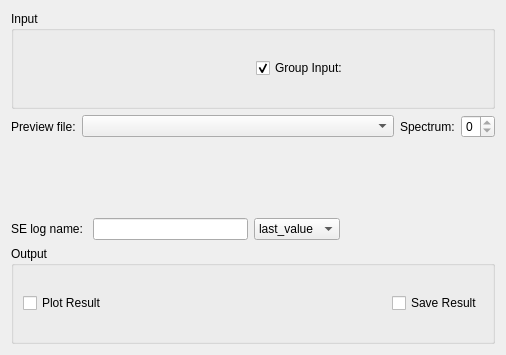
<?xml version="1.0" encoding="UTF-8"?>
<ui version="4.0">
 <class>Elwin</class>
 <widget class="QWidget" name="Elwin">
  <property name="geometry">
   <rect>
    <x>0</x>
    <y>0</y>
    <width>506</width>
    <height>355</height>
   </rect>
  </property>
  <property name="windowTitle">
   <string>Form</string>
  </property>
  <layout class="QVBoxLayout" name="layoutElwin">
   <item>
    <widget class="QGroupBox" name="gbInput">
     <property name="title">
      <string>Input</string>
     </property>
     <layout class="QHBoxLayout" name="horizontalLayout_16">
      <item>
       <widget class="MantidQt::MantidWidgets::MWRunFiles" name="dsInputFiles" native="true">
        <property name="sizePolicy">
         <sizepolicy hsizetype="Preferred" vsizetype="Fixed">
          <horstretch>0</horstretch>
          <verstretch>41</verstretch>
         </sizepolicy>
        </property>
        <property name="findRunFiles" stdset="0">
         <bool>false</bool>
        </property>
        <property name="label" stdset="0">
         <string>Input File</string>
        </property>
        <property name="multipleFiles" stdset="0">
         <bool>true</bool>
        </property>
        <property name="fileExtensions" stdset="0">
         <stringlist>
          <string>_red.nxs</string>
          <string>_sqw.nxs</string>
         </stringlist>
        </property>
       </widget>
      </item>
      <item>
       <widget class="QCheckBox" name="ckGroupInput">
         <property name="text">
           <string>Group Input: </string>
         </property>
         <property name="checked">
           <bool>true</bool>
         </property>
       </widget>
      </item>
     </layout>
    </widget>
   </item>
   <item>
    <layout class="QHBoxLayout" name="loElwinOptions">
     <item>
      <layout class="QVBoxLayout" name="properties"/>
     </item>
     <item>
      <layout class="QVBoxLayout" name="loPlotAndOptions">
       <item>
        <layout class="QHBoxLayout" name="loPreviewSelection">
         <item>
          <widget class="QLabel" name="lbPreviewFile">
           <property name="text">
            <string>Preview file:</string>
           </property>
          </widget>
         </item>
         <item>
          <widget class="QComboBox" name="cbPreviewFile">
           <property name="sizePolicy">
            <sizepolicy hsizetype="Expanding" vsizetype="Fixed">
             <horstretch>0</horstretch>
             <verstretch>0</verstretch>
            </sizepolicy>
           </property>
          </widget>
         </item>
         <item>
          <widget class="QLabel" name="lbPreviewSpec">
           <property name="text">
            <string>Spectrum:</string>
           </property>
          </widget>
         </item>
         <item>
          <widget class="QSpinBox" name="spPreviewSpec">
           <property name="maximum">
            <number>0</number>
           </property>
          </widget>
         </item>
        </layout>
       </item>
       <item>
        <widget class="MantidQt::MantidWidgets::PreviewPlot" name="ppPlot" native="true">
         <property name="canvasColour" stdset="0">
          <color>
           <red>255</red>
           <green>255</green>
           <blue>255</blue>
          </color>
         </property>
        </widget>
       </item>
      </layout>
     </item>
    </layout>
   </item>
   <item>
    <layout class="QHBoxLayout" name="loSampleLog">
     <item>
      <widget class="QLabel" name="label_2">
       <property name="text">
        <string>SE log name: </string>
       </property>
      </widget>
     </item>
     <item>
      <widget class="QLineEdit" name="leLogName">
       <property name="text">
        <string/>
       </property>
      </widget>
     </item>
     <item>
      <widget class="QComboBox" name="leLogValue">
       <item>
        <property name="text">
         <string>last_value</string>
        </property>
       </item>
       <item>
        <property name="text">
         <string>average</string>
        </property>
       </item>
      </widget>
     </item>
     <item>
      <spacer name="horizontalSpacer_2">
       <property name="orientation">
        <enum>Qt::Horizontal</enum>
       </property>
       <property name="sizeHint" stdset="0">
        <size>
         <width>40</width>
         <height>20</height>
        </size>
       </property>
      </spacer>
     </item>
    </layout>
   </item>
   <item>
    <widget class="QGroupBox" name="gbOutput">
     <property name="title">
      <string>Output</string>
     </property>
     <layout class="QHBoxLayout" name="horizontalLayout_5">
      <item>
       <widget class="QCheckBox" name="ckPlot">
        <property name="text">
         <string>Plot Result</string>
        </property>
       </widget>
      </item>
      <item>
       <spacer name="horizontalSpacer_1">
        <property name="orientation">
         <enum>Qt::Horizontal</enum>
        </property>
        <property name="sizeHint" stdset="0">
         <size>
          <width>40</width>
          <height>20</height>
         </size>
        </property>
       </spacer>
      </item>
      <item>
       <widget class="QCheckBox" name="ckSave">
        <property name="text">
         <string>Save Result</string>
        </property>
       </widget>
      </item>
     </layout>
    </widget>
   </item>
  </layout>
 </widget>
 <customwidgets>
  <customwidget>
   <class>MantidQt::MantidWidgets::MWRunFiles</class>
   <extends>QWidget</extends>
   <header>MantidQtMantidWidgets/MWRunFiles.h</header>
  </customwidget>
  <customwidget>
   <class>MantidQt::MantidWidgets::PreviewPlot</class>
   <extends>QWidget</extends>
   <header>MantidQtMantidWidgets/PreviewPlot.h</header>
   <container>1</container>
  </customwidget>
 </customwidgets>
 <resources/>
 <connections/>
</ui>
